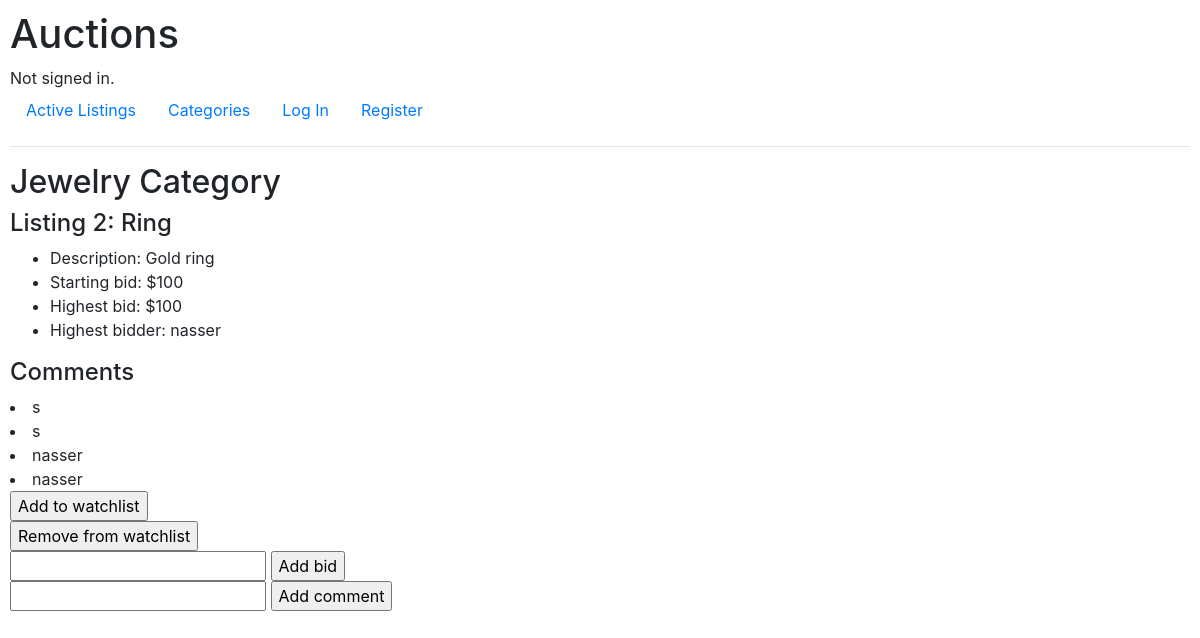
Screenshot of /2/listing_details with the database file from the repository.
### auctions/models.py (models this page shows)
class Listing(models.Model):
    listing_id = models.AutoField(primary_key=True)
    title = models.CharField(max_length=64)
    description = models.CharField(max_length=500)
    price = models.IntegerField()
    image_URL = models.URLField(blank=True)
    category = models.ForeignKey(Categorie, on_delete=models.CASCADE, related_name="listing")
    username = models.CharField(max_length=64)
    closed = models.BooleanField()

class Categorie(models.Model):
    category = models.CharField(primary_key=True, max_length=64)

class Comment(models.Model):
    comment_id = models.AutoField(primary_key=True)
    listing_id  = models.ForeignKey(Listing, on_delete=models.CASCADE, related_name="comments")
    content = models.CharField(max_length=250)

### auctions/views.py (the view)
# urls.py: path("<int:listing_id>/listing_details", views.listing_details, name="listing_details")
def listing_details(request, listing_id):
    listing = Listing.objects.get(pk=listing_id)
    bids = Bid.objects.filter(listing_id=listing_id)
    comments = Comment.objects.filter(listing_id=listing_id)
    if Bid.objects.filter(listing_id=listing_id).count() > 0:
        highest = Bid.objects.filter(listing_id=listing_id).aggregate(Max('price'))['price__max']
        highest_bidder = Bid.objects.filter(listing_id=listing_id, price=highest).first().username
    else:
        highest = listing.price
        highest_bidder = listing.username
    if listing.username == request.user.username:
        username_is_owner = True
    else :
        username_is_owner = False
    return render(request, "auctions/listing_details.html", {
        "listing": listing,
        "owner": username_is_owner,
        "form": newTaskForm(),
        "bids": bids,
        "highest_bidder": highest_bidder,
        "highest_bid": highest,
        "comments": comments
    })

### auctions/views.py
class newTaskForm(forms.Form):
    listing_item = forms.CharField(label="")

### auctions/templates/auctions/listing_details.html (shortened to what this page needs)
{% extends "auctions/layout.html" %}
{% block body %}
<h2>{{listing.category.category}} Category</h2>
<h4>Listing {{listing.listing_id}}: {{listing.title}}</h4>
<ul>
    <li>Description: {{listing.description}}</li>
    <li>Starting bid: ${{listing.price}}</li>
    {% if highest_bid %}
    <li>Highest bid: ${{highest_bid}}</li>
    {% else %}
    <li>Highest bid: ${{listing.price}}</li>
    {% endif %}
    <li>Highest bidder: {{highest_bidder}}</li>
</ul>
{% if comments %}
<h4>Comments</h4>
{% for comment in comments %}
<li>{{comment.content}}</li>
{% endfor %}
{% endif %}
<form action="{% url 'add_to_watchlist' listing.listing_id %}" method="post">
    <input type="submit" , value="Add to watchlist">
</form>
<form action="{% url 'remove_from_watchlist' listing.listing_id %}" method="post">
    <input type="submit" , value="Remove from watchlist">
</form>
<form action="{% url 'add_bid' listing.listing_id %}" method="post">
    <input type="text" name="bid">
    <input id="bid" type="submit" , value="Add bid">
</form>
<form action="{% url 'add_comment' listing.listing_id %}" method="post">
    <input type="text" name="comment">
    <input id="comment" type="submit" , value="Add comment">
</form>
{% endblock %}

### auctions/static/auctions/styles.css (style rules this page uses)
body { padding: 10px; }

### rows the page displays
Listing: category.category "Jewelry", listing_id "2", title "Ring", description "Gold ring", price "100", username "nasser"
Comment: content "s"
Comment: content "s"
Comment: content "nasser"
Comment: content "nasser"

### other values shown
{{ highest_bid }} "100"
